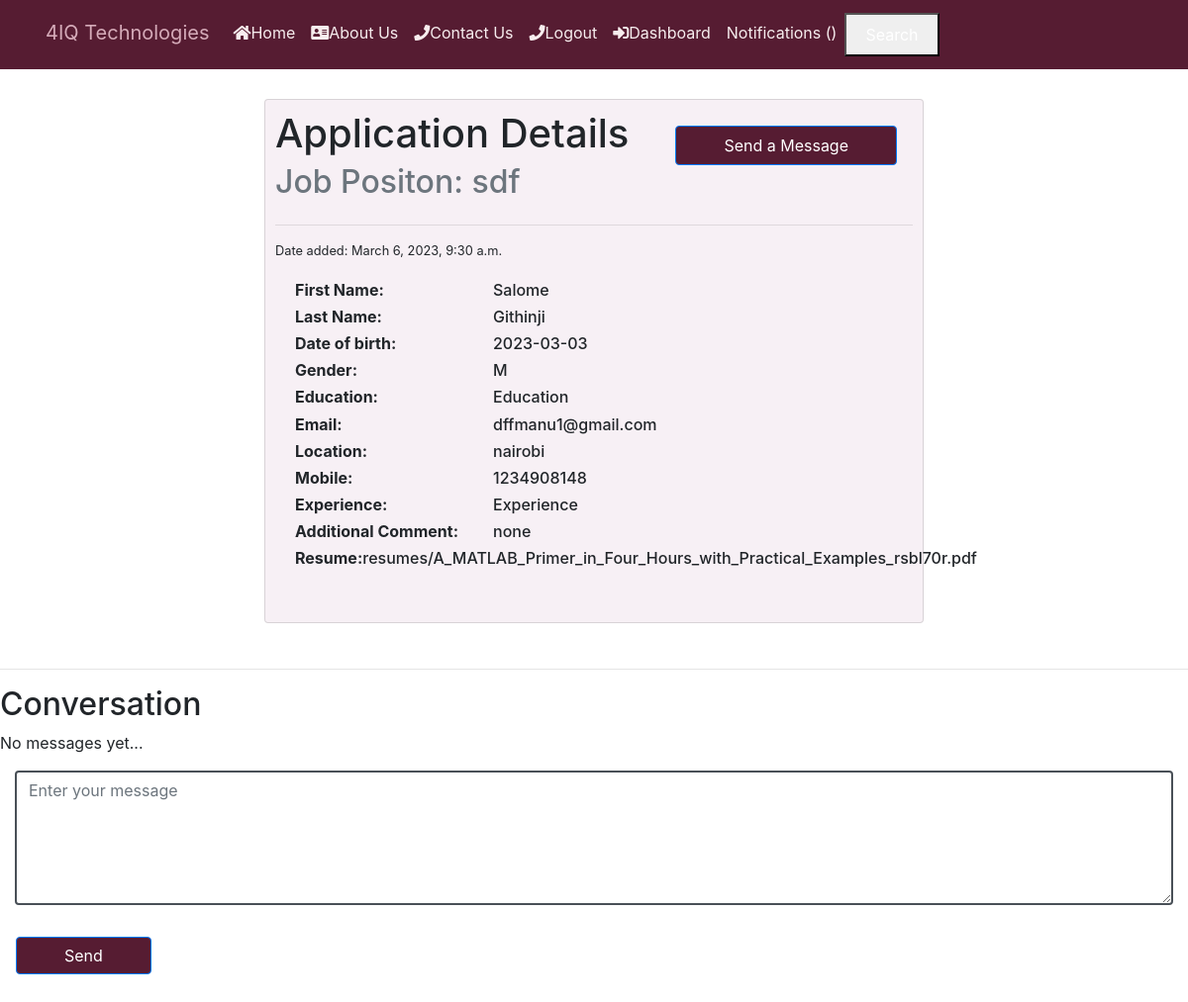
The page /users/view_application/18/ (signed in) on the database as committed earlier.
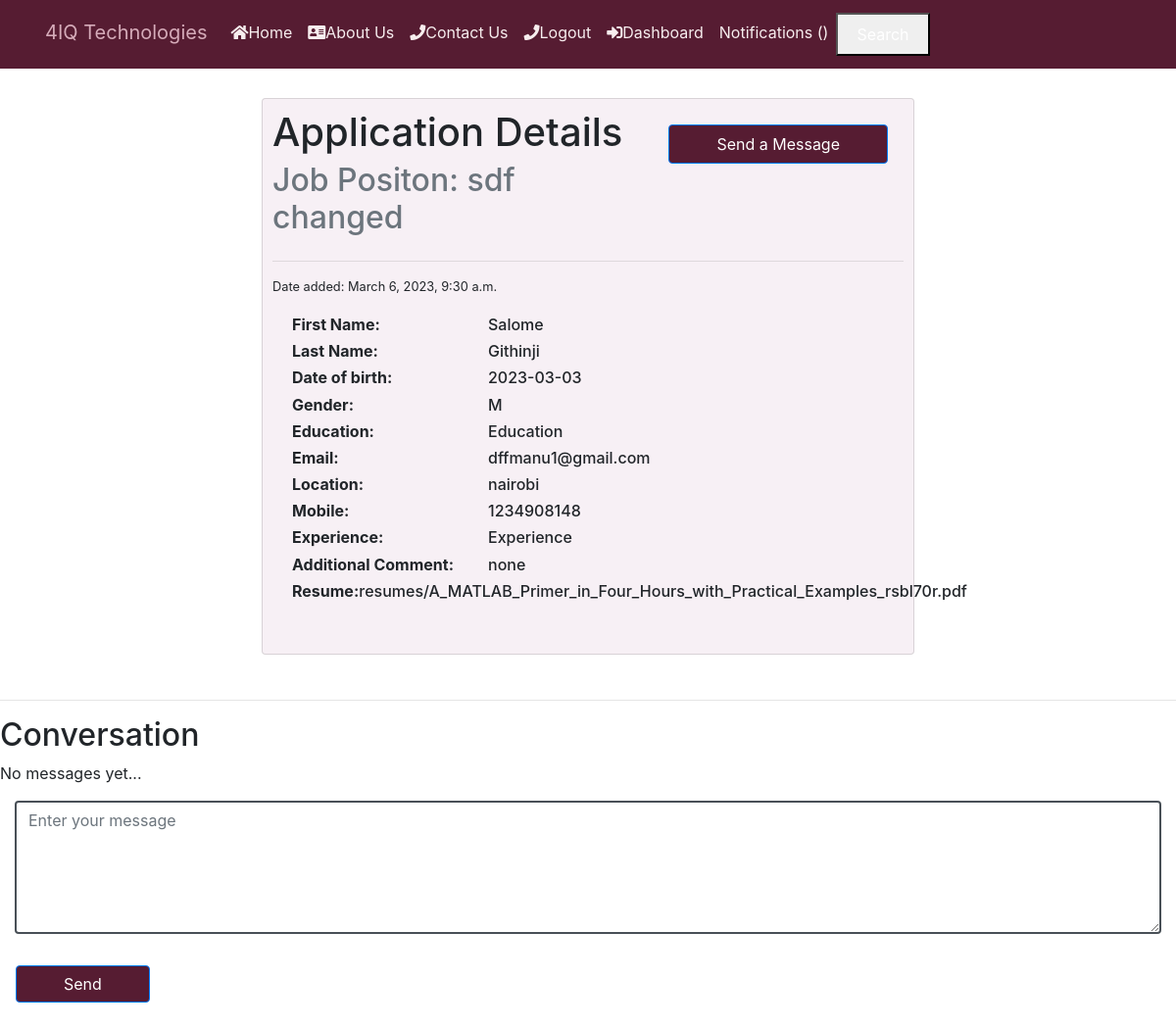
The same page on the database as committed later.
### job/models.py (models this page shows, shortened)
class Application(models.Model):
    job = models.ForeignKey(Job,
                            related_name='applications',
                             on_delete=models.CASCADE)
    first_name = models.CharField(max_length=200, null=True, blank=True)
    last_name = models.CharField(max_length=200, null=True, blank=True)
    date_of_birth = models.CharField(max_length=20, blank=True, null=True)
    gender = models.CharField(max_length=1,
                              choices=GENDER,
                              blank=False,
                              null=True)
    email = models.EmailField(max_length=70, blank=True, unique=True)
    location = models.CharField(
        max_length=104,
        null=True
    )
    mobile = models.IntegerField(null=True, blank=True)
    education   = models.CharField( max_length=255, null=True, blank=True)
    content = models.TextField()
    experience = models.TextField()
    resume  = models.FileField( upload_to="resumes/", null=True, blank=True)
    created_at = models.DateTimeField(auto_now_add=True,null=False)
    created_by = models.ForeignKey(User,
                                   related_name="applications",
                                   on_delete=models.CASCADE)
    class Meta:
        ordering = ['-created_at']

class Job(models.Model):
    COMPUTER_SUPPORT_SPECIALIST = 'Computer Support Specialist'
    HARDWARE_ENGINEER = 'Hardware Engineer'
    COMPUTER_SYSTEM_ANALYST = 'Computer System Analyst'
    SOFTWARE_DEVELOPER = 'Software Developer'
    PROGRAMMER = 'Programmer'
    WEB_DEVELOPER = 'Web Developer'
    NETWORK_ENGINEER = 'Network Engineer'
    SOFTWARE_TESTER = 'Software Tester'
    FRONTEND_DEVELOPER = "Frontend Developer"
    BACKEND_DEVELOPER = "Backend Developer"
    CHOICES_SIZE =   ( (COMPUTER_SUPPORT_SPECIALIST ,'CSS'),
    ( HARDWARE_ENGINEER ,'HWA'),
    ( COMPUTER_SYSTEM_ANALYST, 'CSA' ),
    ( SOFTWARE_DEVELOPER, 'SWD'),
    ( PROGRAMMER , 'PRG'),
    ( WEB_DEVELOPER,'WBD'),
    ( NETWORK_ENGINEER,'NWE'),
    ( SOFTWARE_TESTER,'SWT'),
    (FRONTEND_DEVELOPER,"FD"),
    (BACKEND_DEVELOPER,"BD")
    )
    ACTIVE = 'active'
    EMPLOYED = 'employed'
    ARCHIVED = 'archived'
    CHOICES_STATUS = (
        (EMPLOYED,'Employed'),
        (ACTIVE,'Active' ),
        (ARCHIVED,'Archived' )
     )
    title = models.CharField(max_length=200)
    created_at = models.DateTimeField(auto_now_add=True)
    skillset_required = models.TextField(max_length=2000)
    about_job = models.TextField(blank=True, null=True)
    image = models.ImageField(upload_to="covers/",null=True,blank=True)
    experience = models.CharField(max_length=100,null=True)
    salary = models.CharField(max_length=50,null=True)
    deadline = models.CharField(max_length=50,null=True)
    department_name = models.CharField( max_length=30,choices=CHOICES_SIZE)
    created_by = models.ForeignKey(User,
                                   related_name="jobs",
                                   on_delete=models.CASCADE)
    status = models.CharField(max_length=20,choices=CHOICES_STATUS)
    class Meta:
        ordering = ['-created_at']

### users/views.py (the view)
# urls.py: path("view_application/<int:application_id>/", views.view_application , name="view_application"),
@login_required
def view_application(request, application_id):
   if request.user.userprofile.is_employer:
      application = get_object_or_404(Application  , pk=application_id, job__created_by=request.user)
   else:
      application = get_object_or_404(Application  , pk=application_id, created_by=request.user)
   if request.method == "POST":
      content = request.POST.get('content')
      if content:
         conversationmessage = ConversationMessage.objects.create(application = application, content=content, created_by=request.user )
         return redirect("users:view_application",application_id=application_id)
   return render ( request,'view_application.html' ,{'application': application})

### notification/context_processor.py (called while the page is built)
def notifications(request):
    if request.user.is_authenticated:
        return {
            "notificactions": request.user.notifications.filter(is_read=False)
        }
    else:
        return {"notifications": []}

### users/templates/view_application.html (shortened to what this page needs)
{% include 'header.html' %} {% block content %}
<div class="container" style="display: flex; flex-direction: column; justify-content: space-between; align-items: center; ;">
    <div
    style="margin: 30px; padding: 10px; background-color: #f7f0f5;width:60% "
    class="card"
    >
    <div style="display: flex; justify-content: space-between;">
      <div>
        <h1 class=" card-title">Application Details</h1>
        <h2 class="card-subtitle mb-2 text-muted">Job Positon: {{ application.job.title }}</h2>
      </div>
        <input
    type="submit"
    value="Send a Message"
    class="m-3  px-5 btn btn-primary"
    style="background-color: #561c32;height :40px; position:static"
    id="scroll-down-button"
  />
    </div>
    <hr>
    <small> Date added: {{application.created_at}}</small>
    <div class="card-body">
      <div style="display: flex;">
        <h6 style="min-width: 200px; font-weight: bold;">First Name:</h6>
        <h6>{{application.first_name}}</h6>
      </div>
      <div style="display: flex">
        <h6 style="min-width: 200px; font-weight: bold;">Last Name:</h6>
        <h6>{{application.last_name}}</h6>
      </div>
      <div style="display: flex">
        <h6 style="min-width: 200px; font-weight: bold;">Date of birth:</h6>
        <h6>{{application.date_of_birth}}</h6>
      </div>
      <div style="display: flex">
        <h6 style="min-width: 200px; font-weight: bold;">Gender:</h6>
        <h6>{{application.gender}}</h6>
      </div>
      <div style="display: flex">
        <h6 style="min-width: 200px; font-weight: bold;">Education:</h6>
        <h6>{{application.education}}</h6>
      </div>
      <div style="display: flex">
        <h6 style="min-width: 200px; font-weight: bold;">Email:</h6>
        <h6>{{application.email}}</h6>
      </div>
      <div style="display: flex">
        <h6 style="min-width: 200px; font-weight: bold;">Location:</h6>
        <h6>{{application.location}}</h6>
      </div>
      <div style="display: flex">
        <h6 style="min-width: 200px; font-weight: bold;">Mobile:</h6>
        <h6>{{application.mobile}}</h6>
      </div>
      <div style="display: flex">
        <h6 style="min-width: 200px; font-weight: bold;">Experience:</h6>
        <h6>{{application.experience}}</h6>
      </div>
      <div style="display: flex">
        <h6 style="width: 200px; word-wrap: normal; font-weight: bold;">Additional Comment:</h6>
        <h6>{{application.content}}</h6>
      </div>
      <div style="display: flex">
        <h6 style="width: 200px; word-wrap: normal; font-weight: bold;">Resume:</h6>
        <h6>{{application.resume}}</h6>
      </div>
  </div>
  </div>
</div>
<hr>
<div id="content">
<h2 class="subtitle">Conversation</h2>
{% for message in application.conversationmessages.all %}
<div class="notification" style="display: flex; flex-direction:column; background-color:#d799b1; margin:20px;border-radius: 5px; padding:10px;">
  <b >{{ message.created_by.username }} - {{ message.created_at|timesince }} ago</b>
  {{ message.content }}
  <br>
</div>
{% empty %}
<p>No messages yet...</p>
{% endfor %}
<form method="post" action="." >
  <div class="field">
    <div class="col-sm-12">
      <div class="form-group">
      <textarea style="border: 2px solid" placeholder="Enter your message"   type="textarea" name="content" class="form-control" id="id_content"  rows="5"  ></textarea>
  </div>
  </div>
  </div>
    <input
    type="submit"
    value="Send"
    class="m-3  px-5 btn btn-primary"
    style="background-color: #561c32"
  />
</div>
{% endblock %}

Rows that differ between the two databases and show on the page:
changed through a linked row, Application "Salome": job "sdf" → "sdf changed"
